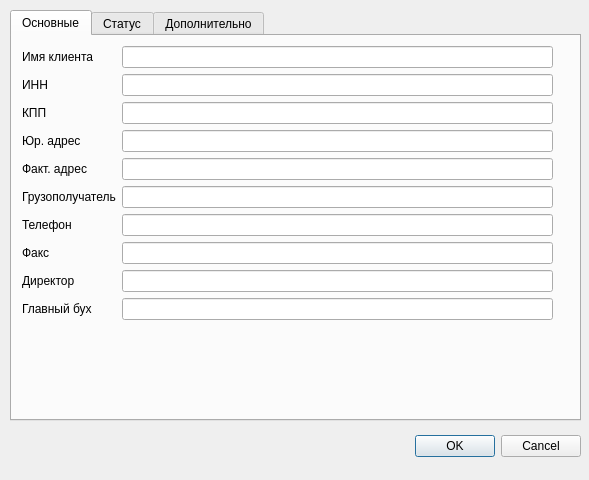
<?xml version="1.0" encoding="UTF-8"?>
<ui version="4.0">
 <class>fAddClient</class>
 <widget class="QDialog" name="fAddClient">
  <property name="geometry">
   <rect>
    <x>0</x>
    <y>0</y>
    <width>589</width>
    <height>480</height>
   </rect>
  </property>
  <property name="windowTitle">
   <string>Добавление клиента в базу</string>
  </property>
  <widget class="QDialogButtonBox" name="buttonBox">
   <property name="geometry">
    <rect>
     <x>240</x>
     <y>430</y>
     <width>341</width>
     <height>32</height>
    </rect>
   </property>
   <property name="orientation">
    <enum>Qt::Horizontal</enum>
   </property>
   <property name="standardButtons">
    <set>QDialogButtonBox::Cancel|QDialogButtonBox::Ok</set>
   </property>
  </widget>
  <widget class="QTabWidget" name="tabWidget">
   <property name="geometry">
    <rect>
     <x>10</x>
     <y>10</y>
     <width>571</width>
     <height>411</height>
    </rect>
   </property>
   <property name="currentIndex">
    <number>0</number>
   </property>
   <widget class="QWidget" name="tabMainProps">
    <attribute name="title">
     <string>Основные</string>
    </attribute>
    <widget class="QWidget" name="formLayoutWidget">
     <property name="geometry">
      <rect>
       <x>10</x>
       <y>10</y>
       <width>531</width>
       <height>351</height>
      </rect>
     </property>
     <layout class="QFormLayout" name="formLayout">
      <item row="0" column="0">
       <widget class="QLabel" name="lbName">
        <property name="text">
         <string>Имя клиента</string>
        </property>
       </widget>
      </item>
      <item row="0" column="1">
       <widget class="QLineEdit" name="leName"/>
      </item>
      <item row="1" column="0">
       <widget class="QLabel" name="lbInn">
        <property name="text">
         <string>ИНН</string>
        </property>
       </widget>
      </item>
      <item row="1" column="1">
       <widget class="QLineEdit" name="leInn"/>
      </item>
      <item row="2" column="0">
       <widget class="QLabel" name="lbKpp">
        <property name="text">
         <string>КПП</string>
        </property>
       </widget>
      </item>
      <item row="2" column="1">
       <widget class="QLineEdit" name="leKpp"/>
      </item>
      <item row="3" column="0">
       <widget class="QLabel" name="lbUadr">
        <property name="text">
         <string>Юр. адрес</string>
        </property>
       </widget>
      </item>
      <item row="3" column="1">
       <widget class="QLineEdit" name="leUadr"/>
      </item>
      <item row="4" column="0">
       <widget class="QLabel" name="lbFadr">
        <property name="text">
         <string>Факт. адрес</string>
        </property>
       </widget>
      </item>
      <item row="4" column="1">
       <widget class="QLineEdit" name="leFadr"/>
      </item>
      <item row="5" column="0">
       <widget class="QLabel" name="lbRcv">
        <property name="text">
         <string>Грузополучатель</string>
        </property>
       </widget>
      </item>
      <item row="5" column="1">
       <widget class="QLineEdit" name="leRcv"/>
      </item>
      <item row="6" column="0">
       <widget class="QLabel" name="lbPhone">
        <property name="text">
         <string>Телефон</string>
        </property>
       </widget>
      </item>
      <item row="6" column="1">
       <widget class="QLineEdit" name="lePhone"/>
      </item>
      <item row="7" column="0">
       <widget class="QLabel" name="lbFax">
        <property name="text">
         <string>Факс</string>
        </property>
       </widget>
      </item>
      <item row="7" column="1">
       <widget class="QLineEdit" name="leFax"/>
      </item>
      <item row="8" column="0">
       <widget class="QLabel" name="lbDirector">
        <property name="text">
         <string>Директор</string>
        </property>
       </widget>
      </item>
      <item row="8" column="1">
       <widget class="QLineEdit" name="leDirector"/>
      </item>
      <item row="9" column="0">
       <widget class="QLabel" name="lbGlavBuh">
        <property name="text">
         <string>Главный бух</string>
        </property>
       </widget>
      </item>
      <item row="9" column="1">
       <widget class="QLineEdit" name="leGlavBuh"/>
      </item>
     </layout>
    </widget>
   </widget>
   <widget class="QWidget" name="tabStatusProps">
    <attribute name="title">
     <string>Статус</string>
    </attribute>
    <widget class="QWidget" name="formLayoutWidget_2">
     <property name="geometry">
      <rect>
       <x>10</x>
       <y>10</y>
       <width>541</width>
       <height>351</height>
      </rect>
     </property>
     <layout class="QFormLayout" name="formLayout_2">
      <item row="0" column="0">
       <widget class="QLabel" name="lbEmail">
        <property name="text">
         <string>Email </string>
        </property>
       </widget>
      </item>
      <item row="0" column="1">
       <widget class="QLineEdit" name="leEmail"/>
      </item>
      <item row="1" column="0">
       <widget class="QLabel" name="lbSite">
        <property name="text">
         <string>Сайт</string>
        </property>
       </widget>
      </item>
      <item row="1" column="1">
       <widget class="QLineEdit" name="leSite"/>
      </item>
      <item row="2" column="0">
       <widget class="QLabel" name="lbSource">
        <property name="text">
         <string>Источник клиента</string>
        </property>
       </widget>
      </item>
      <item row="2" column="1">
       <widget class="QLineEdit" name="leSource"/>
      </item>
      <item row="3" column="0">
       <widget class="QLabel" name="lbStatus">
        <property name="text">
         <string>Статус</string>
        </property>
       </widget>
      </item>
      <item row="3" column="1">
       <widget class="QLineEdit" name="leStatus"/>
      </item>
      <item row="4" column="0">
       <widget class="QLabel" name="lbClientGroup">
        <property name="text">
         <string>Группа клиента</string>
        </property>
       </widget>
      </item>
      <item row="4" column="1">
       <widget class="QLineEdit" name="leClient_Group"/>
      </item>
     </layout>
    </widget>
   </widget>
   <widget class="QWidget" name="tabAdditionalProps">
    <attribute name="title">
     <string>Дополнительно</string>
    </attribute>
    <widget class="QWidget" name="formLayoutWidget_3">
     <property name="geometry">
      <rect>
       <x>10</x>
       <y>10</y>
       <width>541</width>
       <height>351</height>
      </rect>
     </property>
     <layout class="QFormLayout" name="flAddClient">
      <item row="0" column="0">
       <widget class="QLabel" name="lbDoc_Num">
        <property name="text">
         <string>Номер договора</string>
        </property>
       </widget>
      </item>
      <item row="0" column="1">
       <widget class="QLineEdit" name="leDoc_Num"/>
      </item>
      <item row="1" column="0">
       <widget class="QLabel" name="lbDoc_Date">
        <property name="text">
         <string>Дата договора</string>
        </property>
       </widget>
      </item>
      <item row="1" column="1">
       <widget class="QLineEdit" name="leDoc_Date"/>
      </item>
      <item row="2" column="0">
       <widget class="QLabel" name="lbRs">
        <property name="text">
         <string>Рассчетный счет</string>
        </property>
       </widget>
      </item>
      <item row="2" column="1">
       <widget class="QLineEdit" name="leRs"/>
      </item>
      <item row="3" column="0">
       <widget class="QLabel" name="lbBank">
        <property name="text">
         <string>Банк</string>
        </property>
       </widget>
      </item>
      <item row="3" column="1">
       <widget class="QLineEdit" name="leBank"/>
      </item>
      <item row="4" column="0">
       <widget class="QLabel" name="lbKs">
        <property name="text">
         <string>Коррсчет</string>
        </property>
       </widget>
      </item>
      <item row="4" column="1">
       <widget class="QLineEdit" name="leKs"/>
      </item>
      <item row="5" column="0">
       <widget class="QLabel" name="lbBik">
        <property name="text">
         <string>БИК</string>
        </property>
       </widget>
      </item>
      <item row="5" column="1">
       <widget class="QLineEdit" name="leBik"/>
      </item>
     </layout>
    </widget>
   </widget>
  </widget>
 </widget>
 <resources/>
 <connections>
  <connection>
   <sender>buttonBox</sender>
   <signal>accepted()</signal>
   <receiver>fAddClient</receiver>
   <slot>accept()</slot>
   <hints>
    <hint type="sourcelabel">
     <x>248</x>
     <y>254</y>
    </hint>
    <hint type="destinationlabel">
     <x>157</x>
     <y>274</y>
    </hint>
   </hints>
  </connection>
  <connection>
   <sender>buttonBox</sender>
   <signal>rejected()</signal>
   <receiver>fAddClient</receiver>
   <slot>reject()</slot>
   <hints>
    <hint type="sourcelabel">
     <x>316</x>
     <y>260</y>
    </hint>
    <hint type="destinationlabel">
     <x>286</x>
     <y>274</y>
    </hint>
   </hints>
  </connection>
 </connections>
</ui>
